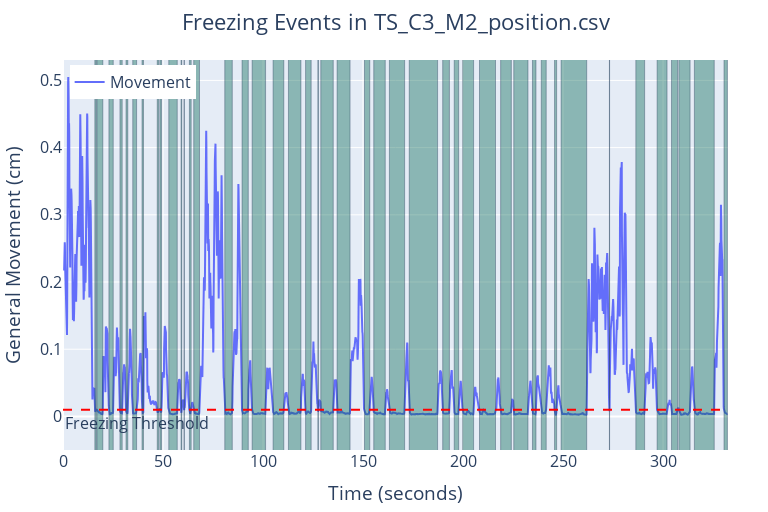

Write notebook code for a chart like this one.
### Code cell
plot_freezing(example, fps = video_fps)

### Figure 1 — Plotly figure (JSON) as saved in the notebook; plotly's stock layout.template omitted (floating-point values rounded to 4 significant figures; data arrays with more than 128 entries replaced by an {"elided": "..."} marker saying what was removed)
{"data": [{"mode": "lines", "name": "Movement", "type": "scatter", "x": {"elided": "4157 float values"}, "y": {"elided": "4157 float values"}}], "layout": {"annotations": [{"showarrow": false, "text": "Freezing Threshold", "x": 0, "xanchor": "left", "xref": "x domain", "y": 0.01, "yanchor": "top", "yref": "y"}], "font": {"size": 16}, "height": 512, "legend": {"x": 0.01, "xanchor": "left", "y": 0.9, "yanchor": "bottom"}, "margin": {"b": 20, "l": 60, "r": 40, "t": 60}, "shapes": [{"fillcolor": "rgba(0, 100, 80, 0.4)", "line": {"width": 0.4}, "type": "rect", "x0": 15.92, "x1": 16.64, "y0": -0.1, "y1": 1.5}, {"fillcolor": "rgba(0, 100, 80, 0.4)", "line": {"width": 0.4}, "type": "rect", "x0": 16.96, "x1": 19.92, "y0": -0.1, "y1": 1.5}, {"fillcolor": "rgba(0, 100, 80, 0.4)", "line": {"width": 0.4}, "type": "rect", "x0": 22.96, "x1": 25.12, "y0": -0.1, "y1": 1.5}, {"fillcolor": "rgba(0, 100, 80, 0.4)", "line": {"width": 0.4}, "type": "rect", "x0": 28.48, "x1": 29.6, "y0": -0.1, "y1": 1.5}, {"fillcolor": "rgba(0, 100, 80, 0.4)", "line": {"width": 0.4}, "type": "rect", "x0": 31.52, "x1": 32.4, "y0": -0.1, "y1": 1.5}, {"fillcolor": "rgba(0, 100, 80, 0.4)", "line": {"width": 0.4}, "type": "rect", "x0": 34.88, "x1": 36.8, "y0": -0.1, "y1": 1.5}, {"fillcolor": "rgba(0, 100, 80, 0.4)", "line": {"width": 0.4}, "type": "rect", "x0": 39.52, "x1": 40.24, "y0": -0.1, "y1": 1.5}, {"fillcolor": "rgba(0, 100, 80, 0.4)", "line": {"width": 0.4}, "type": "rect", "x0": 47.12, "x1": 47.92, "y0": -0.1, "y1": 1.5}, {"fillcolor": "rgba(0, 100, 80, 0.4)", "line": {"width": 0.4}, "type": "rect", "x0": 48.48, "x1": 49.28, "y0": -0.1, "y1": 1.5}, {"fillcolor": "rgba(0, 100, 80, 0.4)", "line": {"width": 0.4}, "type": "rect", "x0": 52.88, "x1": 57.12, "y0": -0.1, "y1": 1.5}, {"fillcolor": "rgba(0, 100, 80, 0.4)", "line": {"width": 0.4}, "type": "rect", "x0": 59.04, "x1": 59.36, "y0": -0.1, "y1": 1.5}, {"fillcolor": "rgba(0, 100, 80, 0.4)", "line": {"width": 0.4}, "type": "rect", "x0": 60.56, "x1": 60.64, "y0": -0.1, "y1": 1.5}, {"fillcolor": "rgba(0, 100, 80, 0.4)", "line": {"width": 0.4}, "type": "rect", "x0": 63.2, "x1": 64.08, "y0": -0.1, "y1": 1.5}, {"fillcolor": "rgba(0, 100, 80, 0.4)", "line": {"width": 0.4}, "type": "rect", "x0": 65.36, "x1": 68.24, "y0": -0.1, "y1": 1.5}, {"fillcolor": "rgba(0, 100, 80, 0.4)", "line": {"width": 0.4}, "type": "rect", "x0": 80.88, "x1": 84.64, "y0": -0.1, "y1": 1.5}, {"fillcolor": "rgba(0, 100, 80, 0.4)", "line": {"width": 0.4}, "type": "rect", "x0": 89.52, "x1": 92.64, "y0": -0.1, "y1": 1.5}, {"fillcolor": "rgba(0, 100, 80, 0.4)", "line": {"width": 0.4}, "type": "rect", "x0": 94.56, "x1": 101.3, "y0": -0.1, "y1": 1.5}, {"fillcolor": "rgba(0, 100, 80, 0.4)", "line": {"width": 0.4}, "type": "rect", "x0": 105.0, "x1": 110.4, "y0": -0.1, "y1": 1.5}, {"fillcolor": "rgba(0, 100, 80, 0.4)", "line": {"width": 0.4}, "type": "rect", "x0": 112.7, "x1": 119.0, "y0": -0.1, "y1": 1.5}, {"fillcolor": "rgba(0, 100, 80, 0.4)", "line": {"width": 0.4}, "type": "rect", "x0": 121.3, "x1": 124.1, "y0": -0.1, "y1": 1.5}, {"fillcolor": "rgba(0, 100, 80, 0.4)", "line": {"width": 0.4}, "type": "rect", "x0": 127.4, "x1": 127.7, "y0": -0.1, "y1": 1.5}, {"fillcolor": "rgba(0, 100, 80, 0.4)", "line": {"width": 0.4}, "type": "rect", "x0": 128.9, "x1": 135.1, "y0": -0.1, "y1": 1.5}, {"fillcolor": "rgba(0, 100, 80, 0.4)", "line": {"width": 0.4}, "type": "rect", "x0": 137.0, "x1": 143.5, "y0": -0.1, "y1": 1.5}, {"fillcolor": "rgba(0, 100, 80, 0.4)", "line": {"width": 0.4}, "type": "rect", "x0": 150.7, "x1": 153.4, "y0": -0.1, "y1": 1.5}, {"fillcolor": "rgba(0, 100, 80, 0.4)", "line": {"width": 0.4}, "type": "rect", "x0": 155.4, "x1": 161.1, "y0": -0.1, "y1": 1.5}, {"fillcolor": "rgba(0, 100, 80, 0.4)", "line": {"width": 0.4}, "type": "rect", "x0": 163.2, "x1": 170.8, "y0": -0.1, "y1": 1.5}, {"fillcolor": "rgba(0, 100, 80, 0.4)", "line": {"width": 0.4}, "type": "rect", "x0": 173.1, "x1": 187.3, "y0": -0.1, "y1": 1.5}, {"fillcolor": "rgba(0, 100, 80, 0.4)", "line": {"width": 0.4}, "type": "rect", "x0": 189.8, "x1": 193.2, "y0": -0.1, "y1": 1.5}, {"fillcolor": "rgba(0, 100, 80, 0.4)", "line": {"width": 0.4}, "type": "rect", "x0": 195.6, "x1": 197.8, "y0": -0.1, "y1": 1.5}, {"fillcolor": "rgba(0, 100, 80, 0.4)", "line": {"width": 0.4}, "type": "rect", "x0": 199.8, "x1": 205.3, "y0": -0.1, "y1": 1.5}, {"fillcolor": "rgba(0, 100, 80, 0.4)", "line": {"width": 0.4}, "type": "rect", "x0": 208.2, "x1": 216.2, "y0": -0.1, "y1": 1.5}, {"fillcolor": "rgba(0, 100, 80, 0.4)", "line": {"width": 0.4}, "type": "rect", "x0": 218.8, "x1": 224.2, "y0": -0.1, "y1": 1.5}, {"fillcolor": "rgba(0, 100, 80, 0.4)", "line": {"width": 0.4}, "type": "rect", "x0": 225.4, "x1": 232.5, "y0": -0.1, "y1": 1.5}, {"fillcolor": "rgba(0, 100, 80, 0.4)", "line": {"width": 0.4}, "type": "rect", "x0": 234.7, "x1": 236.5, "y0": -0.1, "y1": 1.5}, {"fillcolor": "rgba(0, 100, 80, 0.4)", "line": {"width": 0.4}, "type": "rect", "x0": 239.1, "x1": 241.6, "y0": -0.1, "y1": 1.5}, {"fillcolor": "rgba(0, 100, 80, 0.4)", "line": {"width": 0.4}, "type": "rect", "x0": 245.8, "x1": 246.8, "y0": -0.1, "y1": 1.5}, {"fillcolor": "rgba(0, 100, 80, 0.4)", "line": {"width": 0.4}, "type": "rect", "x0": 249.0, "x1": 261.8, "y0": -0.1, "y1": 1.5}, {"fillcolor": "rgba(0, 100, 80, 0.4)", "line": {"width": 0.4}, "type": "rect", "x0": 273.2, "x1": 273.3, "y0": -0.1, "y1": 1.5}, {"fillcolor": "rgba(0, 100, 80, 0.4)", "line": {"width": 0.4}, "type": "rect", "x0": 286.4, "x1": 290.8, "y0": -0.1, "y1": 1.5}, {"fillcolor": "rgba(0, 100, 80, 0.4)", "line": {"width": 0.4}, "type": "rect", "x0": 297.0, "x1": 302, "y0": -0.1, "y1": 1.5}, {"fillcolor": "rgba(0, 100, 80, 0.4)", "line": {"width": 0.4}, "type": "rect", "x0": 304.2, "x1": 307.3, "y0": -0.1, "y1": 1.5}, {"fillcolor": "rgba(0, 100, 80, 0.4)", "line": {"width": 0.4}, "type": "rect", "x0": 307.9, "x1": 313.5, "y0": -0.1, "y1": 1.5}, {"fillcolor": "rgba(0, 100, 80, 0.4)", "line": {"width": 0.4}, "type": "rect", "x0": 315.7, "x1": 325.6, "y0": -0.1, "y1": 1.5}, {"fillcolor": "rgba(0, 100, 80, 0.4)", "line": {"width": 0.4}, "type": "rect", "x0": 330.5, "x1": 332.2, "y0": -0.1, "y1": 1.5}, {"line": {"color": "red", "dash": "dash"}, "type": "line", "x0": 0, "x1": 1, "xref": "x domain", "y0": 0.01, "y1": 0.01, "yref": "y"}], "showlegend": true, "title": {"text": "Freezing Events in TS_C3_M2_position.csv", "x": 0.5, "xanchor": "center", "xref": "paper"}, "width": 768, "xaxis": {"title": {"text": "Time (seconds)"}}, "yaxis": {"range": [-0.05, 0.5304], "title": {"text": "General Movement (cm)"}}}}
